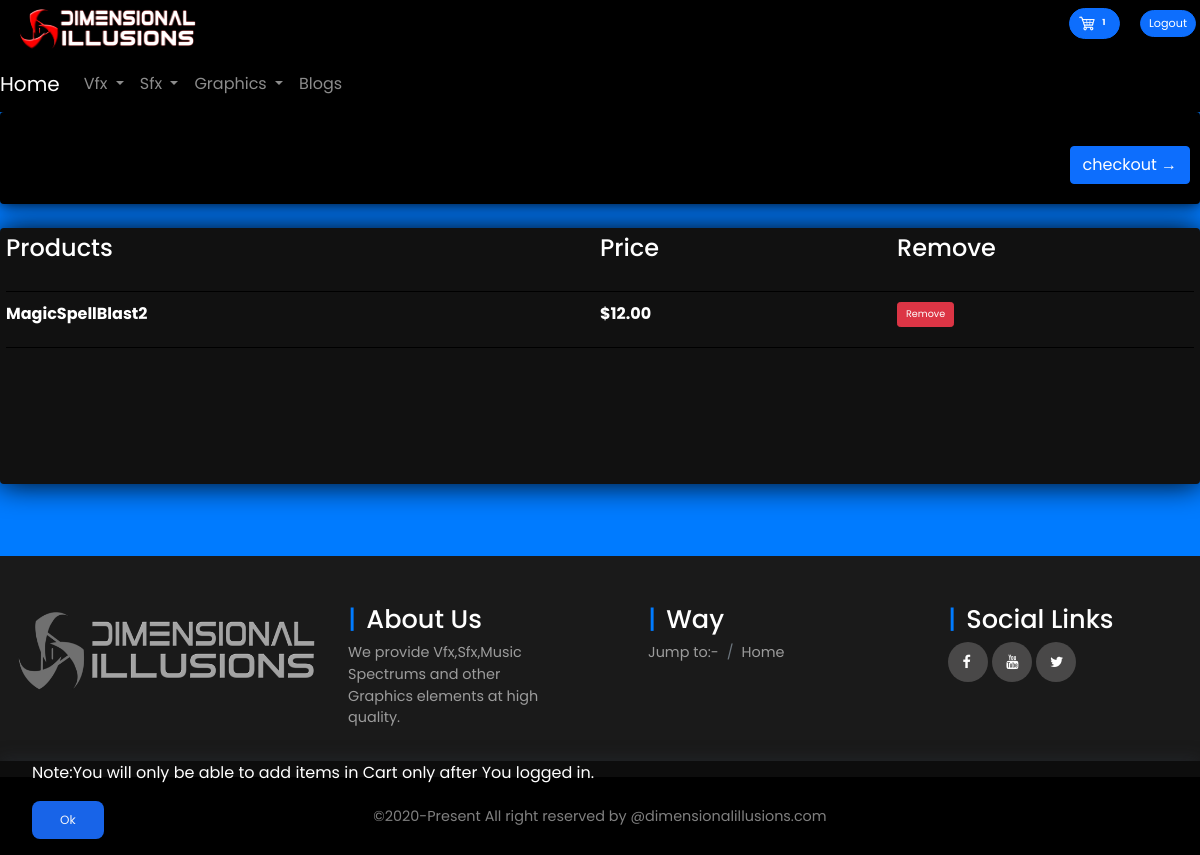
/user-cart/ (signed in), run on an earlier commit of the app's database.
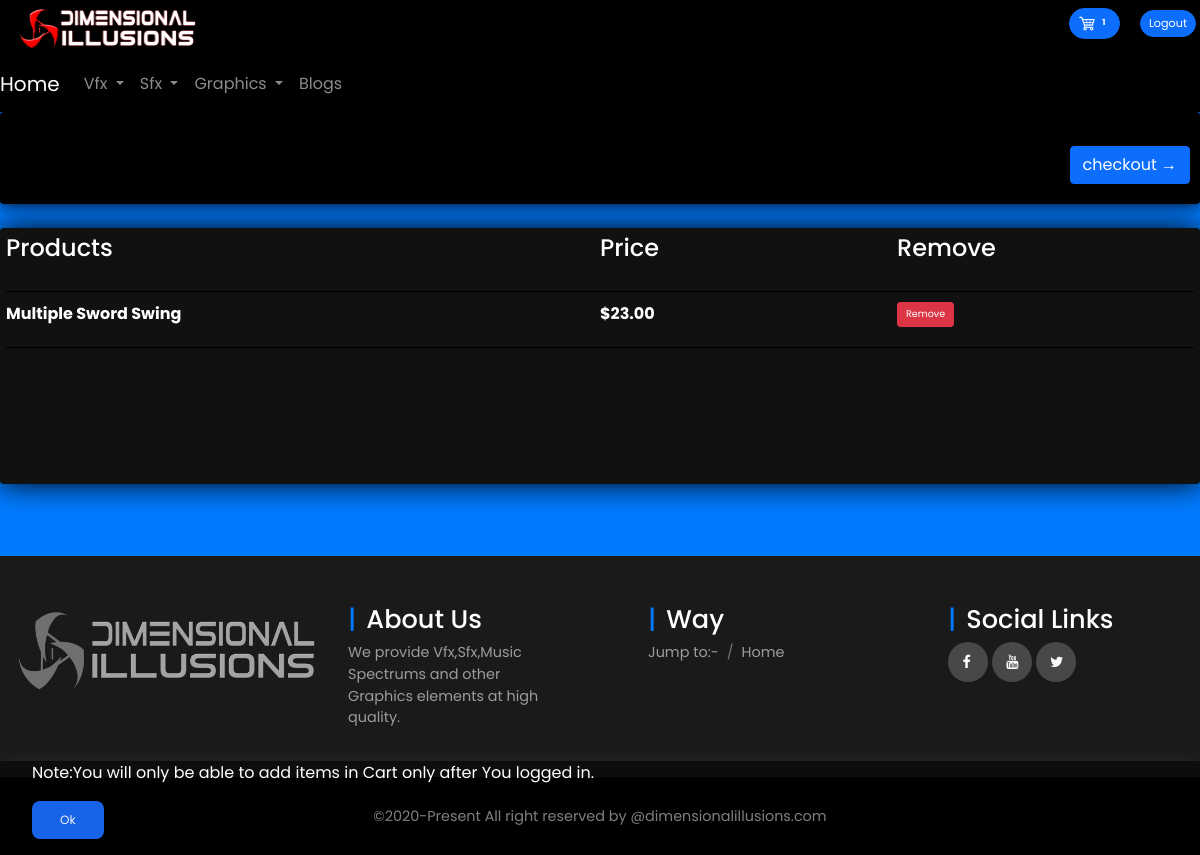
And on a later commit of the database.
### Ehub/models.py (models this page shows, shortened)
class Order(models.Model):
    profile = models.ForeignKey(Profile, on_delete=models.CASCADE, null=True)
    date_ordered = models.DateTimeField(auto_now_add=True, null=True)
    complete = models.BooleanField(default=False, null=True, blank=False)
    transaction_id = models.CharField(max_length=200, null=True)
    discountcoupon = models.ForeignKey(
        DiscountCoupon, on_delete=models.SET_NULL, null=True, blank=True)
    @property
    def get_vfxproduct_items(self):
        orderpaidvfxproduct = self.orderpaidvfxproduct_set.all()
        total = sum([item.quantity for item in orderpaidvfxproduct])
        return total
    @property
    def get_sfxproduct_items(self):
        orderpaidsfxproduct = self.orderpaidsfxproduct_set.all()
        total = sum([item.quantity for item in orderpaidsfxproduct])
        return total
    @property
    def get_graphicsproduct_items(self):
        ordergraphicsproduct = self.orderpaidgraphicsproduct_set.all()
        total = sum([item.quantity for item in ordergraphicsproduct])
        return total
    @property
    def grand_totalquantity(self):
        total = self.get_sfxproduct_items + \
            self.get_vfxproduct_items+self.get_graphicsproduct_items
        return total

### Msfx/models.py (models this page shows, shortened)
class OrderPaidSfxProduct(models.Model):  #make more orderitem
	profile = models.ForeignKey(Profile, on_delete=models.CASCADE, blank=True, null=True)
	product = models.ForeignKey(PaidSfxProduct, on_delete=models.SET_NULL, blank=True, null=True)  #it's gonna give you what you actually define in  def__str___.....return self.name
	order = models.ForeignKey(Order, on_delete=models.CASCADE, blank=True, null=True)
	addtoDpage = models.ForeignKey(PurchasedProduct, on_delete=models.CASCADE, blank=True, null=True)
	quantity = models.IntegerField(default=0, null=True, blank=True)
	complete = models.BooleanField(default=False, null=True, blank=False)  #default is false which means unchecked box
	date_ordered = models.DateTimeField(auto_now_add=True,null=True)
	published_by=models.CharField(null=True,max_length=20)

class PaidSfxProduct(models.Model):
	name=models.CharField(null=True
						,verbose_name='Product name'
					   ,max_length=100)
	publisher= models.ForeignKey(Profile,on_delete=models.CASCADE,null=True)
	category=models.ForeignKey(SfxCategory,on_delete=models.SET_NULL
							   ,verbose_name='Sfx Category'
							   ,null=True)
	price = models.DecimalField(max_digits=5 #2 digits for 2 decimal places
                             	,help_text="You can set up price up to $999.99.This is the max price."
								,validators=[MinValueValidator(Decimal('0')),MaxValueValidator(Decimal('999.99'))]
								,decimal_places=2)
	setdiscount=models.ForeignKey(SetDiscount,on_delete=SET_NULL,null=True,blank=True)
	watermarkproduct = models.URLField(null=True)
	watermarkfreeproduct = models.URLField(null=True)
	date_published=models.DateTimeField(auto_now_add=True,null=True)
	@property
	def get_final_total(self):
		price = float(self.price)
		if not self.setdiscount:
				return self.price
		discount=float(self.setdiscount.discount/100)
		return  price-discount*price
	def __str__(self):
		return str(self.name)

### Ehub/views.py (the view)
# urls.py: path('user-cart/', views.YourCart, name="YourCart"),
def YourCart(request):
    if request.user.is_authenticated:
        getprofile = request.user.profile
        order, created = Order.objects.get_or_create(
            profile=getprofile, complete=False)
        rendervfxpaidproducts = order.orderpaidvfxproduct_set.all()
        rendersfxpaidproducts = order.orderpaidsfxproduct_set.all()
        rendergraphicspaidproducts = order.orderpaidgraphicsproduct_set.all()
    else:
        rendersfxpaidproducts = {}
        rendergraphicspaidproducts = {}
        rendervfxpaidproducts = {}
        order = {}
    context = {
        'rendervfxpaidproducts': rendervfxpaidproducts,
        'rendersfxpaidproducts': rendersfxpaidproducts,
        'rendergraphicspaidproducts': rendergraphicspaidproducts,
        'order': order,
    }
    return render(request, 'E-HUB/cart.html', context)

### templates/E-HUB/cart.html (shortened to what this page needs)
{% extends 'frontend_base.html' %}
{% load static %}
{% block body%}
	<div class="row g-0" style="background-color:#007bff ;">
		<div class="col-lg-12" style="color: white;">
			<div class="box-element" style="box-shadow:hsl(0, 0%, 0%)0 0 16px;
                 background-color:#000; border-radius:4px; padding :10px;">
				<br>
				<div>
					<a class="btn btn-primary"  style="float: right;" id="change-color" href="{% url 'Ehub:Checkout' %}">checkout &rarr;</a>
				</div>
				<br>
				<br>
			</div>
			<br class="gx-0">
			<div class="box-element" style="box-shadow:hsl(0, 0%, 1%) 0 0 30px;
                 background-color:#111111; border-radius:4px; padding :6px;">
				<div class="cart-row" style="display:flex; align-items:flex-stretch; margin-bottom:10px; padding-bottom:20px ;border-bottom: 1px solid black ;" >
					<div style="flex:2"><strong><h4>Products</h4></strong></div>
					<div style="flex:1"><strong><h4>Price</h4></strong></div>
					<div style="flex:1"><strong><h4>Remove</h4></strong></div>
				</div>
				{% for item in rendersfxpaidproducts %}
				<div class="cart-row" style="display:flex; align-items:flex-stretch; margin-bottom:10px; padding-bottom:20px ;border-bottom: 1px solid black ;" >
					<div style="flex:2"><strong>{{ item.product}}</strong></div>
					<div style="flex:1"><strong> ${{ item.product.get_final_total|floatformat:2}}</strong></div>
					<div style="flex:1"><span><button type="button" data-product="{{item.product}}"  data-poid="{{item.id}}" data-pubid="{{item.published_by}}"  data-action="rmvpdt" class="chg-quantity btn btn-sm btn-danger Sfx-cart">Remove</button></div>
				</div>
				{% endfor %}
				<br>
				<br>
				<br>
				<br>
				<br>
			</div>
			<br>
			<br>
			<br>
		</div>
	</div>
{% endblock body%}

### templates/frontend_base.html (shortened to what the changed rows need)
<!DOCTYPE html>
{% load static %}
<html>
<head>
  <link rel="stylesheet" href="{% static 'css/FrontendCheatsheet.css' %}">
  <link rel="stylesheet" href="{% static 'css/Frontend_Style.css' %}">
  <link rel="stylesheet" href="{% static 'css/FrontendColorProperties.css' %}">
  <link rel="stylesheet" href="https://pro.fontawesome.com/releases/v5.10.0/css/all.css"
 />
  <link rel="stylesheet" href="https://stackpath.bootstrapcdn.com/font-awesome/4.7.0/css/font-awesome.min.css">
</head>
<body>
  <header>
    <div class="banner" style="background-color: black; border: 4px solid black;">
      <div class="row g-0">
        <div class="col-7 col-md-6 pt-1">
          <div class="d-flex flex-row-reverse">
            <div class="" role="group" aria-label="Basic example">
              <button type="button" style="margin-right:1rem; border-radius: 1rem; " class="btn btn-primary btn-sm">
                <a href="{% url 'Ehub:YourCart' %}">
                  <img style="width:1.2rem; height: 1.3rem;" src="{% static 'images/carticon.png' %}"><span
                    class="badge " style="color: white;">{{order.grand_totalquantity}}</span>
                </a>
              </button>
            </div>
          </div>
        </div>
      </div>
    </div>
    {% block head %}
  </header>
  {% endblock %}
  {% block body %}{% endblock %}
  <footer>
    <div class="footer-elements">
      <div class="row g-0">
        <div class="col-md-3 col-sm-6 col-xm-12 segment-two p-5">
          <h2>About Us</h2>
        </div>
        <div class="col-md-3 col-sm-6 col-xm-12 segment-three p-5">
          <h2>Way</h2>
        </div>
        <div class="col-md-3 col-sm-6 col-xm-12 segment-four p-5">
          <h2>Social Links</h2>
        </div>
      </div>
    </div>
  </footer>
</body>
</html>

What changed in the data, as far as the page shows it:
changed OrderPaidSfxProduct: product "MagicSpellBlast2" → "Multiple Sword Swing"; product.get_final_total "12.00" → "23.00"
